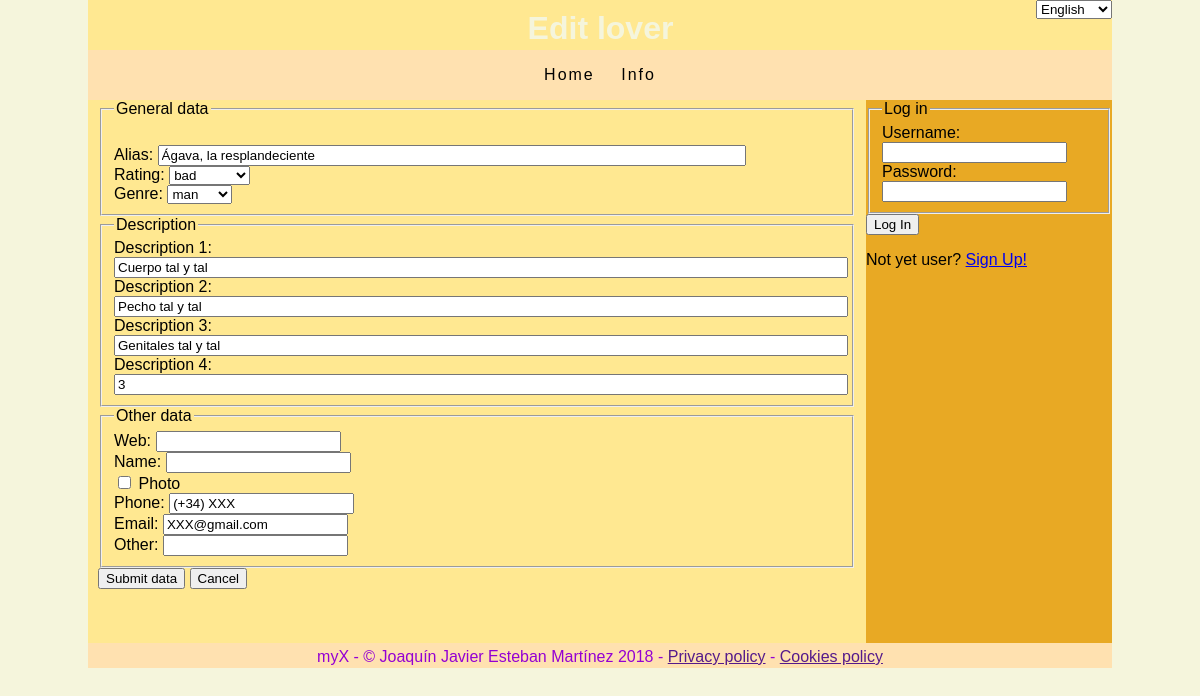
The app's page /amorEdit.php?amorID=5870 with its own data.
### tables this page shows
CREATE TABLE `amores` (
    `amorID`    INTEGER NOT NULL,
    `achtung`   VARCHAR(255),
    `alias`     VARCHAR(255) NOT NULL,
    `rating`    INTEGER,
    `genre`     INTEGER,
    `descr1`    VARCHAR(510),
    `descr2`    VARCHAR(510),
    `descr3`    VARCHAR(510),
    `descr4`    VARCHAR(510),
    `web`       VARCHAR(255),
    `name`      VARCHAR(255),
    `photo`     INTEGER,
    `phone`     VARCHAR(255),
    `email`     VARCHAR(255),
    `other`     VARCHAR(255),
    `user`      INTEGER NOT NULL,
    INDEX (alias),
    CONSTRAINT amores_pk PRIMARY KEY (amorID),
    CONSTRAINT amores_user_fk FOREIGN KEY (user) REFERENCES `users` (userID) ON DELETE CASCADE ON UPDATE CASCADE,
    CONSTRAINT amores_rating_ck CHECK (rating BETWEEN 0 AND 5)
);

### amor.inc (called while the page is built, shortened)
<?php
class Amor {
    protected $alias;
    protected $genre;
    protected $descr1;
    protected $descr2;
    protected $descr3;
    protected $descr4;
    protected $rating;
    protected $web;
    protected $name;
    protected $photo;
    protected $phone;
    protected $email;
    protected $other;
    public function getAlias() {return $this->alias;}
    public function getRating() {return $this->rating;}
    public function getGenre() {return $this->genre;}
    public function getDescr1() {return $this->descr1;}
    public function getDescr2() {return $this->descr2;}
    public function getDescr3() {return $this->descr3;}
    public function getDescr4() {return $this->descr4;}
    public function getWeb() {return $this->web;}
    public function getName() {return $this->name;}
    public function getPhoto() {return $this->photo;}
    public function getPhone() {return $this->phone;}
    public function getEmail() {return $this->email;}
    public function getOther() {return $this->other;}
    public function __construct($amorID) {
        $pdo = DB::getDBHandle();
        $queryString = <<<QUERY
SELECT *
FROM `myX`.`amores`
WHERE `amorID` = :amorID
QUERY;
        $statement = $pdo->prepare($queryString);
        $statement->bindParam(":amorID", $amorID, PDO::PARAM_INT);
        $statement->execute();
        $row = $statement->fetch();
        $this->alias = $row['alias'];
        $this->rating = intval($row['rating']);
        $this->genre = intval($row['genre']);
        $this->descr1 = $row['descr1'];
        $this->descr2 = $row['descr2'];
        $this->descr3 = $row['descr3'];
        $this->descr4 = $row['descr4'];
        $this->web = $row['web'];
        $this->name = $row['name'];
        $this->photo = $row['photo'];
        $this->phone = $row['phone'];
        $this->email = $row['email'];
        $this->other = $row['other'];
    }
}

### amorEdit.php (the view, shortened to what this page needs)
<?php
require_once 'amor.inc';
if (isset($_GET['amorID'])) {
    $amorEdit = true;
    $amor = new Amor(intval($_GET['amorID']));
} else {
    $amorEdit = false;
    if (isset($_GET['tempPraxis']))
        $tempPraxis = true;
}
include 'header.inc';
echo "\t\t\t<section> \n";
echo "\t\t\t\t<form id=\"amorEditForm\" action=\"";
echo $tempPraxis ?
    "praxisEdit.php?praxisID=".$_SESSION['tempPraxis']['praxisID'] :
    "amorEditProcess.php";
echo "\" method=\"POST\" accept-charset=\"utf-8\">\n";
echo "\t\t\t\t\t<div id=\"generalData\">\n";
echo "\t\t\t\t\t\t<fieldset>\n";
echo "\t\t\t\t\t\t\t<legend>"._("General data")."</legend>\n";
echo "\t\t\t\t\t\t\t<label for=\"alias\">"._("Alias").":</label>\n";
echo "\t\t\t\t\t\t\t<input id=\"alias\" type=\"text\" name=\"alias\" value=\"";
if ($amorEdit)
    echo $amor->getAlias();
echo "\" style=\"width: 80%\" /><br />\n";
echo "\t\t\t\t\t\t\t<label for=\"rating\">"._("Rating").":</label>\n";
echo "\t\t\t\t\t\t\t<select id=\"rating\" name=\"rating\">\n";
echo "\t\t\t\t\t\t\t\t<option value=\"2\"";
if ($amorEdit && ($amor->getRating() === 2))
    echo " selected=\"selected\"";
echo ">"._("bad")."</option>\n";
echo "\t\t\t\t\t\t\t</select><br />\n";
echo "\t\t\t\t\t\t\t<label for=\"genre\">"._("Genre").":</label>\n";
echo "\t\t\t\t\t\t\t<select id=\"genre\" name=\"genre\">\n";
echo "\t\t\t\t\t\t\t\t<option value=\"1\"";
if ($amorEdit && ($amor->getGenre() === GENRE_MASCULINE))
    echo " selected=\"selected\"";
echo ">"._("man")."</option>\n";
echo "\t\t\t\t\t\t\t</select><br />\n";
echo "\t\t\t\t\t\t</fieldset>\n";
echo "\t\t\t\t\t</div>\n";
echo "\t\t\t\t\t<div id=\"descr\">\n";
echo "\t\t\t\t\t\t<fieldset>\n";
echo "\t\t\t\t\t\t\t<legend>"._("Description")."</legend>\n";
echo "\t\t\t\t\t\t\t<label for=\"descr1\">"._("Description 1");
echo ":</label><br />\n";
echo "\t\t\t\t\t\t\t<input id=\"descr1\" type=\"text\" name=\"descr1\" value=\"";
if ($amorEdit)
    echo $amor->getDescr1();
echo "\" style=\"width: 100%\" /><br />\n";
echo "\t\t\t\t\t\t\t<label for=\"descr2\">"._("Description 2");
echo ":</label><br />\n";
echo "\t\t\t\t\t\t\t<input id=\"descr2\" type=\"text\" name=\"descr2\" value=\"";
if ($amorEdit)
    echo $amor->getDescr2();
echo "\" style=\"width: 100%\" /><br />\n";
echo "\t\t\t\t\t\t\t<label for=\"descr3\">"._("Description 3");
echo ":</label><br />\n";
echo "\t\t\t\t\t\t\t<input id=\"descr3\" type=\"text\" name=\"descr3\" value=\"";
if ($amorEdit)
    echo $amor->getDescr3();
echo "\" style=\"width: 100%\" /><br />\n";
echo "\t\t\t\t\t\t\t<label for=\"descr4\">"._("Description 4");
echo ":</label><br />\n";
echo "\t\t\t\t\t\t\t<input id=\"descr4\" type=\"text\" name=\"descr4\" value=\"";
if ($amorEdit)
    echo $amor->getDescr4();
echo "\" style=\"width: 100%\" /><br />\n";
echo "\t\t\t\t\t\t</fieldset>\n";
echo "\t\t\t\t\t</div>\n";
echo "\t\t\t\t\t<div id=\"otherData\">\n";
echo "\t\t\t\t\t\t<fieldset>\n";
echo "\t\t\t\t\t\t\t<legend>"._("Other data")."</legend>\n";
echo "\t\t\t\t\t\t\t<label for=\"web\">"._("Web").":</label>\n";
echo "\t\t\t\t\t\t\t<input id=\"web\" type=\"text\" name=\"web\" value=\"";
if ($amorEdit)
    echo $amor->getWeb();
echo "\" /><br />\n";
echo "\t\t\t\t\t\t\t<label for=\"name\">"._("Name").":</label>\n";
echo "\t\t\t\t\t\t\t<input id=\"name\" type=\"text\" name=\"name\" value=\"";
if ($amorEdit)
    echo $amor->getName();
echo "\" /><br />\n";
echo "\t\t\t\t\t\t\t<input id=\"photo\" type=\"checkbox\" name=\"photo\"";
if ($amorEdit && $amor->getPhoto())
    echo " checked=\"checked\"";
echo " />\n";
echo "\t\t\t\t\t\t\t<label for=\"favorite\">"._("Photo")."</label><br />\n";
echo "\t\t\t\t\t\t\t<label for=\"phone\">"._("Phone").":</label>\n";
echo "\t\t\t\t\t\t\t<input id=\"phone\" type=\"text\" name=\"phone\" value=\"";
if ($amorEdit)
    echo $amor->getPhone();
echo "\" /><br />\n";
echo "\t\t\t\t\t\t\t<label for=\"email\">"._("Email").":</label>\n";
echo "\t\t\t\t\t\t\t<input id=\"email\" type=\"text\" name=\"email\" value=\"";
if ($amorEdit)
    echo $amor->getEmail();
echo "\" /><br />\n";
echo "\t\t\t\t\t\t\t<label for=\"other\">"._("Other").":</label>\n";
echo "\t\t\t\t\t\t\t<input id=\"other\" type=\"text\" name=\"other\" value=\"";
if ($amorEdit)
    echo $amor->getOther();
echo "\" /><br />\n";
echo "\t\t\t\t\t\t</fieldset>\n";
echo "\t\t\t\t\t</div>\n";
echo "\t\t\t\t\t<input type=\"submit\" value=\"";
if ($tempPraxis) {
    echo _("Submit data and continue...");
} else {
    echo _("Submit data");
}
echo "\" />\n";
echo "\t\t\t\t\t<input type=\"button\" name=\"cancel\" value=\""._("Cancel").
    "\" onclick=\"javascript: history.back();\" />\n";
echo "\t\t\t\t</form>\n";
echo "\t\t\t</section> \n\n";
require_once 'footer.inc';
?>

### header.inc (shortened to what this page needs)
<?php
require_once 'user.inc';
echo "<!DOCTYPE html>\n";
echo "<html>\n";
echo "\t<head>\n";
echo "\t\t<link rel=\"stylesheet\" type=\"text/css\"".
    " href=\"stylesheets/default.css\" />\n";
echo "\t</head>\n";
echo "\t<body>\n";
echo "\t\t<div id=\"container\">\n\n";
echo "\t\t\t<header>\n";
echo "\t\t\t\t<div id=\"title\">\n";
echo "\t\t\t\t\t<h1>".$title."</h1>\n";
echo "\t\t\t\t</div>\n";
echo "\t\t\t\t<div id=\"GUILangs\" style=\"position: absolute; right: 0%;\">".
    "\n";
$getString = "";
if (sizeof($_GET) > 0)
    $getString .= "?";
foreach ($_GET as $key => $value)
    $getString .= $key."=".$value;
echo "\t\t\t\t\t<form action=\"".$_SERVER['PHP_SELF'].$getString.
    "\" method=\"POST\">\n";
echo "\t\t\t\t\t\t<select name=\"GUILang\" onchange=\"this.form.submit();\">\n";
echo "\t\t\t\t\t\t\t<option value=\"en\"";
if ($_SESSION['navigationOptions']['GUILang'] === GUI_ENGLISH)
    echo " selected=\"selected\"";
echo ">English</option>\n";
echo "\t\t\t\t\t\t</select>\n";
echo "\t\t\t\t\t</form>\n";
echo "\t\t\t\t</div>\n";
echo "\t\t\t</header>\n\n";
require_once 'nav.inc';
?>

### nav.inc
<?php
echo "\t\t\t<nav>\n";
echo "\t\t\t\t<ul>\n";
echo "\t\t\t\t\t<li><a href=\"index.php\">Home</a></li>\n";
if ((isset($_SESSION['userID'])) &&
    ($_SESSION['userID'] !== -1)) {
    echo "\t\t\t\t\t<li><a href=\"practica.php\">"._("Experiences")."</a></li>\n";
    echo "\t\t\t\t\t<li><a href=\"amores.php\">"._("Lovers")."</a></li>\n";
    echo "\t\t\t\t\t<li><a href=\"loca.php\">"._("Places")."</a></li>\n";
    echo "\t\t\t\t\t<li><a href=\"queries.php\">"._("Queries")."</a></li>\n";
} else {
    echo "\t\t\t\t\t<li><a href=\"info.php\">Info</a></li>\n";
}
echo "\t\t\t\t</ul>\n";
echo "\t\t\t</nav>\n\n";
?>

### footer.inc
<?php
echo "\t\t\t<footer>\n";
echo "\t\t\t\t<p>\n";
echo "\t\t\t\t\tmyX \n";
echo "\t\t\t\t\t- &copy; Joaquín Javier Esteban Martínez 2018\n";
echo "\t\t\t\t\t- <a href=\"\">Privacy policy</a>\n";
echo "\t\t\t\t\t- <a href=\"\">Cookies policy</a>\n";
echo "\t\t\t\t</p>\n";
echo "\t\t\t</footer>\n\n";
include 'aside.inc';
echo <<<HTML
        </div>
    </body>
</html>
HTML;
?>

### aside.inc (shortened to what this page needs)
<?php
require_once 'praxis.inc';
require_once 'amor.inc';
echo "\t\t\t<aside>\n";
$userID = $_SESSION['userID'];
$resourceParts = explode('/', $_SERVER['PHP_SELF']);
$fileName = end($resourceParts);
if ($fileName !== "userSignUp.php") {
    if ($userID === -1) {
        echo <<<HTML
                        <form action="userLoginProcess.php" method="POST">
                            <fieldset>
HTML;
    echo "\t\t\t\t\t\t\t<legend>"._("Log in")."</legend>\n";
    echo "\t\t\t\t\t\t\t<label for=\"username\">".
        _("Username:")." </label><br />\n";
    echo "\t\t\t\t\t\t\t<input type=\"text\" name=\"username\" /><br />\n";
    echo "\t\t\t\t\t\t\t<label for=\"password\">".
        _("Password:")." </label><br />\n";
    echo "\t\t\t\t\t\t\t<input type=\"password\" name=\"password\" /><br />\n";
    echo "\t\t\t\t\t\t</fieldset>\n";
    echo "\t\t\t\t\t\t<input type=\"submit\" value=\""._("Log In")."\" />\n";
    echo "\t\t\t\t\t</form>\n";
    echo "<p>".
        _("Not yet user?").
        " <a href=\"userSignUp.php\">".
        _("Sign Up!").
        "</a></p>\n";
    }
}
echo "\t\t\t</aside>\n\n";
?>

### stylesheets/default.css (style rules this page uses)
:root { --rootColor: #FF000D; --analogousColor1: #FF6B42; --analogousColor2: #E84E3D; --analogousColor3: #E84991; --analogousColor4: #FF4FE6; --rootColor: #FF9900; --analogousColor1: #FFD242; --analogousColor2: #E8B23D; --analogousColor3: #E89749; --analogousColor4: #FF904F; --rootColor: #FFE1B0; --analogousColor1: #FFE891; --analogousColor2: #E8A924; --analogousColor3: #E88A24; --analogousColor4: #FFB281; }
html { height: 100%; }
body { height: 100%; background: beige; margin: 0; padding: 0; font-family: sans-serif; }
#container { position: relative; width: 1024px; height: 768px; border: none; margin: 0 auto; padding: 0; }
header { position: absolute; width: 1024px; height: 50px; left: 0; top: 0; border: none; background-color: var(--analogousColor1); margin: 0 auto; padding: 0; text-align: center; font-family: sans-serif; }
header h1 { color: beige; margin: 10px; }
#title { position: absolute; width: 341px; top: 0; left: 342px; }
nav { position: absolute; width: 1024px; height: 50px; top: 50px; left: 0; border: none; background-color: var(--rootColor); margin: 0 auto; padding: 0; margin-left: 0px; text-align: center; font-family: sans-serif; letter-spacing: 2px; }
nav ul { list-style-type: none; padding: 0; }
nav li { display: inline; margin: 0 10px 0 10px; }
nav a:link { color: black; text-decoration: none; }
section { position: absolute; width: 758px; height: 543px; top: 100px; left: 0; border: none; background-color: var(--analogousColor1); margin: 0 auto; padding: 0 10px 0 10px; overflow: auto; }
footer { position: absolute; width: 1024px; height: 25px; top: 643px; left: 0; background-color: var(--rootColor); border: none; margin: 0 auto; padding: 0; text-align: center; font-family: sans-serif; }
footer p { color: darkviolet; margin-top: 5px; }
aside { position: absolute; width: 246px; height: 543px; top: 100px; left: 768px; border: none; background-color: var(--analogousColor2); padding: 0; margin: 0 10px 0 10px; overflow-y: auto; overflow-x: auto; }

### records on screen
amores: alias "Ágava, la resplandeciente", rating "bad", descr1 "Cuerpo tal y tal", descr2 "Pecho tal y tal", descr3 "Genitales tal y tal", descr4 "3", phone "(+34) XXX", email "XXX@gmail.com"

### other values on screen
_("General data") "General data"
_("Alias") "Alias"
_("Rating") "Rating"
_("Genre") "Genre"
_("Description") "Description"
_("Description 1") "Description 1"
_("Description 2") "Description 2"
_("Description 3") "Description 3"
_("Description 4") "Description 4"
_("Other data") "Other data"
_("Web") "Web"
_("Name") "Name"
_("Photo") "Photo"
_("Phone") "Phone"
_("Email") "Email"
